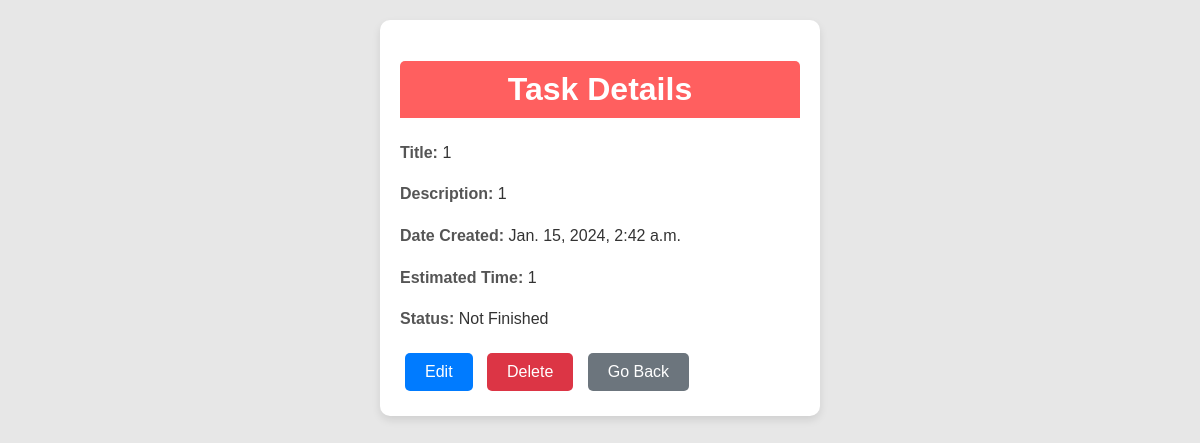
The app's page /task/3?taskType=daytask, older data.
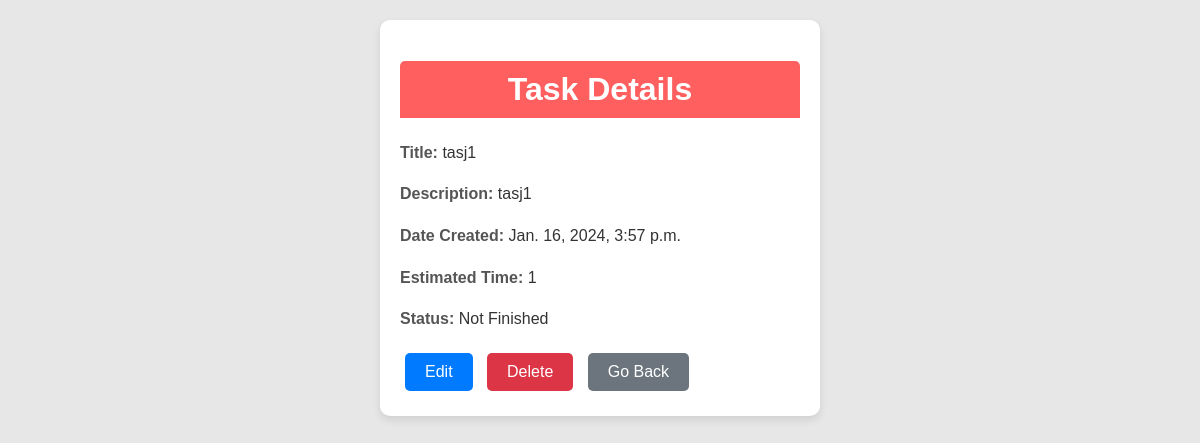
The same page, newer data.
### taskapp/models.py (models this page shows, shortened)
class DayTask(models.Model):
    user = models.ForeignKey(User, on_delete=models.CASCADE, related_name='day_tasks')
    title = models.CharField(max_length=200)
    date_created = models.DateTimeField(default=timezone.now)
    description = models.TextField(blank=True, null=True)
    estimated_time = models.CharField(max_length=5, blank=True, null=True)  # New field for estimated time
    is_finished = models.BooleanField(default=False)
    room = models.ForeignKey(Room, on_delete=models.CASCADE, related_name='day_tasks')

### taskapp/views.py (the view)
# urls.py: path('task/<int:pk>', views.task, name='task'),
def task(request,pk):
    task_type= request.GET.get('taskType',-1)
    if task_type == types[0]:
        task = DayTask.objects.get(pk=pk)
    elif task_type == types[1]:
        task = WeeklyTask.objects.get(pk=pk)
    elif task_type == types[2]:
        task = MonthlyTask.objects.get(pk=pk)
    return render(request, 'taskapp/task.html', {
        'task':task,
        'task_type': task_type
    })

### taskapp/templates/taskapp/task.html (shortened to what this page needs)
{% include "base.html" %}
{% load static %}
{% block header %}
    <link rel="stylesheet"href="{% static 'taskapp/css/task.css' %}"/>
{% endblock header %}
{% block content %}
<div class="card">
    <h1 class="card-title">Task Details</h1>
    <div class="card-content">
        <p><span class="strong-text">Title:</span> {{ task.title }}</p>
        <p><span class="strong-text">Description:</span> {{ task.description }}</p>
        <p><span class="strong-text">Date Created:</span> {{ task.date_created }}</p>
        <p><span class="strong-text">Estimated Time:</span> {{ task.estimated_time }}</p>
        <p><span class="strong-text">Status:</span> {% if task.is_finished %}Finished{% else %}Not Finished{% endif %}</p>
    </div>
    <a href="{% url "edit_task" task.id task_type %}" class="button button-primary">Edit</a>
    <a href="{% url "delete_task" task.id task_type %}" class="button button-danger">Delete</a>
    <a href="{{request.META.HTTP_REFERER|default:'/'}}" class="button button-secondary">Go Back</a>
</div>
{% endblock content %}

Row changes from the older to the newer data that the page shows:
changed DayTask: title "1" → "tasj1"; description "1" → "tasj1"; date_created "Jan. 15, 2024, 2:42 a.m." → "Jan. 16, 2024, 3:57 p.m."
